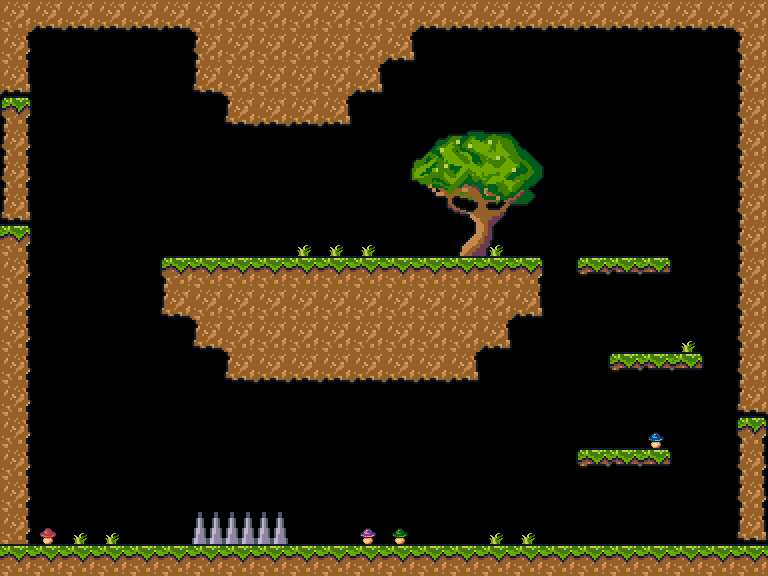

This game map was drawn from its Tiled (.tmx) file and the tilesets committed beside it. A one-line description and the trimmed map source follow:
An orthogonal 24x18 tile map with 32x32 px tiles, 8 tile layers (blocks, trees, mushrooms, grass, ...) and 5 objects (playerSpawn, playerSpawnLeft, playerSpawnRight, red, saw).

<map version="1.5" tiledversion="1.6.0" orientation="orthogonal" renderorder="right-down" width="24" height="18" tilewidth="32" tileheight="32" infinite="0" nextlayerid="14" nextobjectid="8">
 <editorsettings>
  <export target="forestRightLeft.json" format="json" />
 </editorsettings>
 <tileset firstgid="1" name="forestTileset" tilewidth="32" tileheight="32" tilecount="144" columns="12">
  <image source="forestTileset.png" width="384" height="384" />
  <tile id="0">
   <properties>
    <property name="collides" type="bool" value="true" />
   </properties>
  </tile>
  <tile id="1">
   <properties>
    <property name="collides" type="bool" value="true" />
   </properties>
  </tile>
  <tile id="2">
   <properties>
    <property name="collides" type="bool" value="true" />
   </properties>
  </tile>
  <tile id="3">
   <properties>
    <property name="collides" type="bool" value="true" />
   </properties>
  </tile>
  <tile id="12">
   <properties>
    <property name="collides" type="bool" value="true" />
   </properties>
  </tile>
  <tile id="13">
   <properties>
    <property name="collides" type="bool" value="true" />
   </properties>
  </tile>
  <tile id="14">
   <properties>
    <property name="collides" type="bool" value="true" />
   </properties>
  </tile>
  <tile id="15">
   <properties>
    <property name="collides" type="bool" value="true" />
   </properties>
  </tile>
  <tile id="24">
   <properties>
    <property name="collides" type="bool" value="true" />
   </properties>
  </tile>
  <tile id="25">
   <properties>
    <property name="collides" type="bool" value="true" />
   </properties>
  </tile>
  <tile id="26">
   <properties>
    <property name="collides" type="bool" value="true" />
   </properties>
  </tile>
  <tile id="27">
   <properties>
    <property name="collides" type="bool" value="true" />
   </properties>
  </tile>
  <tile id="36">
   <properties>
    <property name="collides" type="bool" value="true" />
   </properties>
  </tile>
  <tile id="37">
   <properties>
    <property name="collides" type="bool" value="true" />
   </properties>
  </tile>
  <tile id="38">
   <properties>
    <property name="collides" type="bool" value="true" />
   </properties>
  </tile>
  <tile id="39">
   <properties>
    <property name="collides" type="bool" value="true" />
   </properties>
  </tile>
  <tile id="89">
   <properties>
    <property name="collides" type="bool" value="true" />
   </properties>
  </tile>
  <tile id="90">
   <properties>
    <property name="collides" type="bool" value="true" />
   </properties>
  </tile>
  <tile id="91">
   <properties>
    <property name="collides" type="bool" value="true" />
   </properties>
  </tile>
  <tile id="92">
   <properties>
    <property name="collides" type="bool" value="true" />
   </properties>
  </tile>
  <tile id="93">
   <properties>
    <property name="collides" type="bool" value="true" />
   </properties>
  </tile>
 </tileset>
 <layer id="1" name="blocks" width="24" height="18">
  <properties>
   <property name="collides" type="bool" value="true" />
  </properties>
  <data>[432 cells, 131 non-empty, 9 distinct tile ids]</data>
 </layer>
 <layer id="10" name="trees" width="24" height="18">
  <data>[432 cells, 20 non-empty, 20 distinct tile ids]</data>
 </layer>
 <layer id="11" name="mushrooms" width="24" height="18">
  <data>[432 cells, 4 non-empty, 4 distinct tile ids]</data>
 </layer>
 <layer id="12" name="grass" width="24" height="18">
  <data>[432 cells, 9 non-empty, 1 distinct tile ids]</data>
 </layer>
 <layer id="2" name="platforms" width="24" height="18">
  <properties>
   <property name="collides" type="bool" value="true" />
  </properties>
  <data>[432 cells, 9 non-empty, 3 distinct tile ids]</data>
 </layer>
 <layer id="5" name="hazards" width="24" height="18">
  <properties>
   <property name="collides" type="bool" value="true" />
  </properties>
  <data>[432 cells, 3 non-empty, 1 distinct tile ids]</data>
 </layer>
 <layer id="3" name="leftDoor" width="24" height="18">
  <properties>
   <property name="collides" type="bool" value="true" />
  </properties>
  <data>[432 cells, 4 non-empty, 3 distinct tile ids]</data>
 </layer>
 <layer id="4" name="rightDoor" width="24" height="18">
  <properties>
   <property name="collides" type="bool" value="true" />
  </properties>
  <data>[432 cells, 4 non-empty, 3 distinct tile ids]</data>
 </layer>
 <objectgroup id="8" name="playerSpawns">
  <object id="1" name="playerSpawn" x="96" y="512">
   <point />
  </object>
  <object id="3" name="playerSpawnLeft" x="0" y="192">
   <point />
  </object>
  <object id="4" name="playerSpawnRight" x="736" y="512">
   <point />
  </object>
 </objectgroup>
 <objectgroup id="9" name="enemySpawns">
  <object id="2" name="red" x="224" y="224">
   <polyline points="0,0 224,0" />
  </object>
  <object id="7" name="saw" x="576" y="96" width="96" height="96">
   <ellipse />
  </object>
 </objectgroup>
</map>
